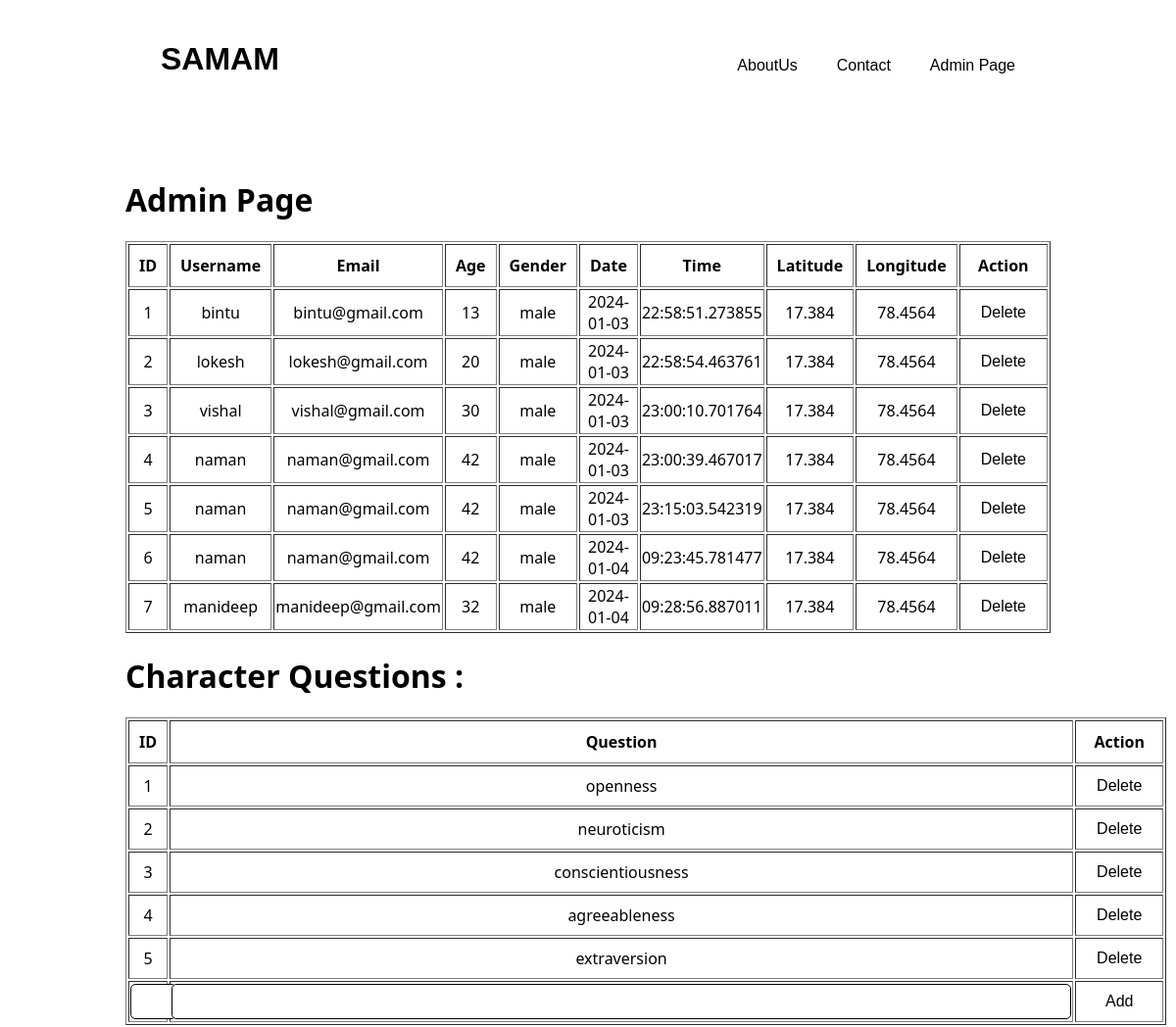
The app's page /adminPage (upper part), older data.
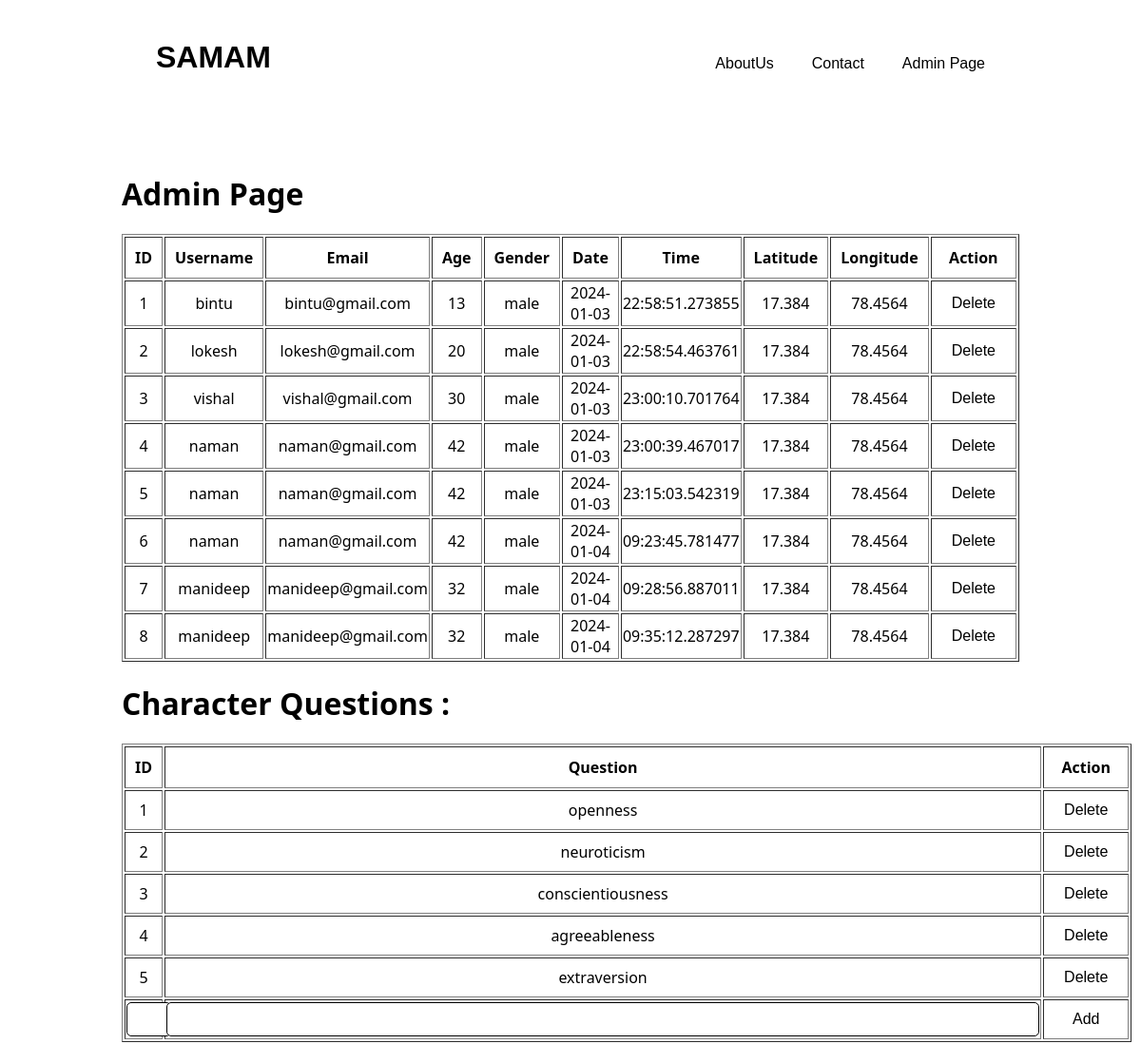
The same page, newer data.
### app.py (models this page shows, shortened)
class UserDetails(db.Model):
    id = db.Column(db.Integer, primary_key=True ,autoincrement=True)
    username = db.Column(db.String(80), unique=False, nullable=False)
    email = db.Column(db.String(120), unique=False, nullable=False)
    age = db.Column(db.Integer, unique=False, nullable=False)
    gender = db.Column(db.String(80), unique=False, nullable=False)
    date = db.Column(db.Date, nullable=False, default=get_current_date)
    time = db.Column(db.Time, nullable=False, default=get_current_time)
    latitude = db.Column(db.Float, unique=False, nullable=False)
    longitude = db.Column(db.Float, unique=False, nullable=True,default=100)

class CharacterQuestions(db.Model):
    id = db.Column(db.Integer, primary_key=True ,autoincrement=True)
    question = db.Column(db.String(1000), unique=True, nullable=False)

### app.py (the view)
@app.route('/adminPage', methods=['GET', 'POST'])
def adminPage():
    CharQuestions = CharacterQuestions.query.all()
    users = UserDetails.query.all()
    DisQuestions = DisorderQuestions.query.all()
    return render_template('./adminPage.html', users=users,CharacterQuestions=CharQuestions,DisorderQuestions=DisQuestions)

### templates/adminPage.html (shortened to what this page needs)
<!DOCTYPE html>
<html>
    <head>
        <link rel="stylesheet" href="../static/questions.css">
    </head>
    <body>
        <div class="container">
            <header>
                <span><a href="/"><button class="name" type="button">SAMAM</button></a></span>
                <div>
                    <nav>
                        <ul>
                            <li><a href="#Skills"><button type="button">AboutUs</button></a></li>
                            <li><a href="#Contact"><button type="button">Contact</button></a></li>
                            <li>
                                <form action="/login_form" method="post">
                                    <button type="submit" value="submit">Admin Page</button>
                                </form>
                            </li>
                        </ul>
                    </nav>
                </div>
            </header>
        </div>
        <h1>Admin Page</h1>
        <table border="1">
            <thead>
                <tr>
                    <th>ID</th>
                    <th>Username</th>
                    <th>Email</th>
                    <th>Age</th>
                    <th>Gender</th>
                    <th>Date</th>
                    <th>Time</th>
                    <th>Latitude</th>
                    <th>Longitude</th>
                    <th>Action</th>
                </tr>
            </thead>
            <tbody>
                {% for user in users %}
                <tr>
                    <td>{{ user.id }}</td>
                    <td>{{ user.username }}</td>
                    <td>{{ user.email }}</td>
                    <td>{{ user.age }}</td>
                    <td>{{ user.gender }}</td>
                    <td>{{ user.date }}</td>
                    <td>{{ user.time }}</td>
                    <td>{{ user.latitude }}</td>
                    <td>{{ user.longitude }}</td>
                    <td>
                        <button type="button" onclick="deleteRow(this, '{{ user.id }}')">Delete</button>
                    </td>
                </tr>
                {% endfor %}
            </tbody>
        </table>
        <h1>Character Questions :</h1>
        <table border="1" id="CharacterQuestionsTable">
            <thead>
                <tr>
                    <th>ID</th>
                    <th>Question</th>
                    <th>Action</th>
                </tr>
            </thead>
            <tbody>
                {% for question in CharacterQuestions %}
                <tr>
                    <td>{{ question.id }}</td>
                    <td>{{ question.question }}</td>
                    <td>
                        <button type="button" onclick="deleteQuestion(this, '{{ question.id }}')">Delete</button>
                    </td>
                </tr>
                {% endfor %}
                <tr id="addQuestionRow">
                    <td><input type="text" id="newQuestionId"></td>
                    <td><input type="text" id="newQuestionText"></td>
                    <td><button type="button" onclick="addNewQuestion()">Add</button></td>
                </tr>
            </tbody>
        </table>
    </body>
</html>

### static/questions.css (style rules this page uses)
body { font-family: 'Segoe UI', Tahoma, Geneva, Verdana, sans-serif; margin: 1rem 8rem 1rem 8rem; }
.container { margin-bottom: 4rem; }
header { display: grid; grid-gap: 2rem; grid-template-columns: 1fr auto; padding: 1rem; }
header ul { display: inline-flex; justify-content: center ; list-style: none; }
.name { font-size: 2rem; font-weight:bolder; color: black; }
button { background-color: white; color: black; padding: 10px 20px; border: none; border-radius: 5px; cursor: pointer; font-size: 16px; transition: background-color 0.3s; }
input { font-size: 1rem; font-weight: lighter; padding: 0.5rem; border-radius: 5px; border: 1px solid black; }

### templates/adminPage.html (style rules this page uses)
th { padding: 10px; width: 100px; }
tr { height: 30px; text-align: center; }
#addQuestionRow #newQuestionText, #addQuestionRow #newDisQuestionText { width: 900px; }
#addQuestionRow #newQuestionId, #addQuestionRow #newDisQuestionId { width: 80%; }

Row changes from the older to the newer data that the page shows:
added UserDetails: id "8", username "manideep", email "manideep@gmail.com", age "32", gender "male", date "2024-01-04", time "09:35:12.287297", latitude "17.384", longitude "78.4564"
